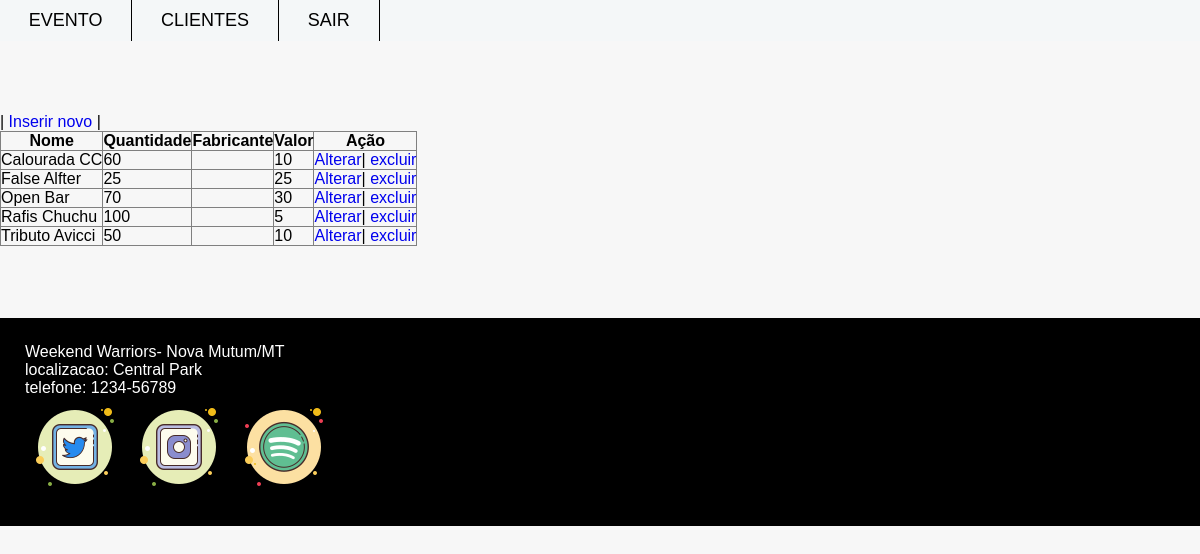
/adm/eventoController.php, run on the app's committed database.
### tables this page shows
CREATE TABLE IF NOT EXISTS `evento` (
  `id` INTEGER AUTO_INCREMENT PRIMARY KEY,  
  `nome` VARCHAR(50) NOT NULL, 
  `idFabricante` INTEGER,  
  `imagem` VARCHAR(50), 
  `descricao` TEXT,
  `qtde` integer,
  `valor` real,
  FOREIGN KEY (idFabricante) REFERENCES fabricante(id) 
);

### classes/Evento.php (called while the page is built, shortened)
<?php
require_once "BD.php";
class Evento{
	private $conexao;
	function __construct(){
		$this->conexao = new BD();
	}
	function listarTodos($campo= "evento.nome", $ordem="asc"){
		$sql = "SELECT evento.id as idEvento, evento.nome as nomeEvento, imagem, descricao,
		qtde, valor as valorFinal, fabricante.id as idFabricante,
		fabricante.nome as nomeFabricante FROM evento LEFT JOIN fabricante
		ON evento.idFabricante = fabricante.id order by $campo $ordem";
		return $this->conexao->select($sql);
	}
}
?>

### classes/BD.php (called while the page is built, shortened)
<?php
class BD {
	private $host = "localhost";
	private $user = "root";
	private $password = "";
	private $database = "weekend";
	private $conexao;
	function __construct(){
		$this->conexao = new PDO("mysql:host=".$this->host.";dbname=" . $this->database, $this->user, $this->password);
	}
	function select($sql){
		$stmt = $this->conexao->query($sql);
		return $stmt->fetchAll();
	}
}
?>

### adm/views/eventoIndex.php (the view, shortened to what this page needs)
<p>|  <a href="eventoController.php?acao=cadastro">Inserir novo</a> | </p>
<table border = "1" style="border-collapse: collapse">
    <tr>
        <th>Nome</th>
        <th>Quantidade</th>
        <th>Fabricante</th>
        <th>Valor</th>
        <th>Ação</th>
    </tr>
    <?php
    if(empty($lista)){
        echo "<tr><td colspan = '4'> Nenhuma evento cadastrado </td></tr>";
    }else{
        foreach($lista as $evento){
            ?>
            <tr>
                <td> <?= $evento['nomeEvento'];?> </td>
                <td> <?= $evento['qtde'];?> </td>
                <td> <?= $evento['nomeFabricante'];?> </td>
                <td> <?= $evento['valorFinal'];?> </td>
                <td>
                    <a href="eventoController.php?acao=altera&id=<?=$evento['idEvento'];?>">Alterar</a>|
                    <a href="eventoController.php?acao=exclui&id=<?=$evento['idEvento'];?>">excluir</td>
            </tr>
            <?php
        }
    }
    ?>
</table>

### css/style.css (style rules this page uses)
* { margin: 0; padding: 0; }
body { font-family: "Work Sans", sans-serif; box-sizing: border-box; background-color: #F7F7F7; }
a { text-decoration: none; }

### data on the page
evento: nome "Calourada CC", qtde "60", valor "10"
evento: nome "False Alfter", qtde "25", valor "25"
evento: nome "Open Bar", qtde "70", valor "30"
evento: nome "Rafis Chuchu", qtde "100", valor "5"
evento: nome "Tributo Avicci", qtde "50", valor "10"
